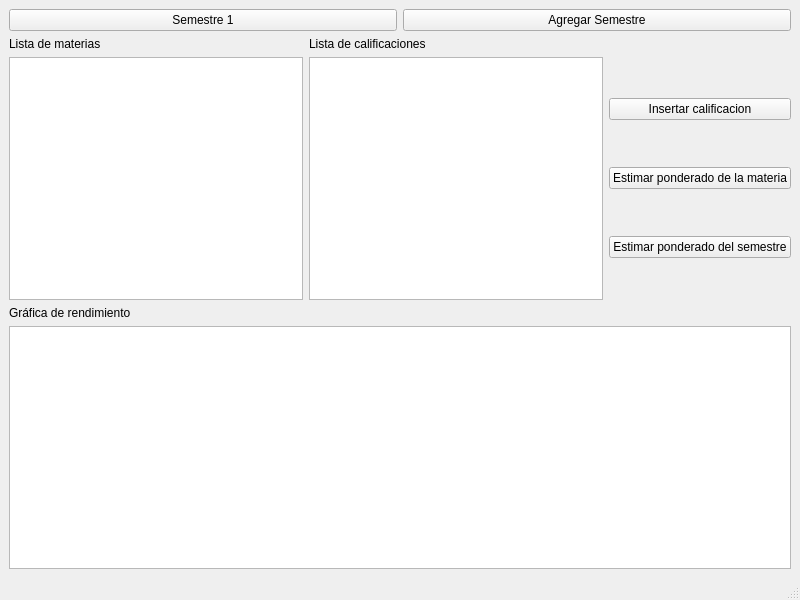
<?xml version="1.0" encoding="UTF-8"?>
<ui version="4.0">
 <class>principal</class>
 <widget class="QMainWindow" name="principal">
  <property name="geometry">
   <rect>
    <x>0</x>
    <y>0</y>
    <width>800</width>
    <height>600</height>
   </rect>
  </property>
  <property name="windowTitle">
   <string>Perfil del estudiante</string>
  </property>
  <widget class="QWidget" name="centralwidget">
   <layout class="QGridLayout" name="gridLayout">
    <item row="0" column="0" colspan="3">
     <layout class="QHBoxLayout" name="horizontalLayout">
      <item>
       <widget class="QPushButton" name="Semestre">
        <property name="text">
         <string>Semestre 1</string>
        </property>
       </widget>
      </item>
      <item>
       <widget class="QPushButton" name="pushButton">
        <property name="text">
         <string>Agregar Semestre</string>
        </property>
       </widget>
      </item>
     </layout>
    </item>
    <item row="1" column="0">
     <widget class="QLabel" name="labelMaterias">
      <property name="text">
       <string>Lista de materias</string>
      </property>
     </widget>
    </item>
    <item row="1" column="1">
     <widget class="QLabel" name="labelCalificaciones">
      <property name="text">
       <string>Lista de calificaciones</string>
      </property>
     </widget>
    </item>
    <item row="2" column="0">
     <widget class="QListView" name="ListaM"/>
    </item>
    <item row="2" column="1">
     <widget class="QListView" name="listaC"/>
    </item>
    <item row="2" column="2">
     <layout class="QVBoxLayout" name="verticalLayout">
      <item>
       <widget class="QPushButton" name="InsertarC">
        <property name="text">
         <string>Insertar calificacion</string>
        </property>
       </widget>
      </item>
      <item>
       <widget class="QPushButton" name="EstimarPonderadoM">
        <property name="text">
         <string>Estimar ponderado de la materia</string>
        </property>
       </widget>
      </item>
      <item>
       <widget class="QPushButton" name="EstimarPonderadoS">
        <property name="text">
         <string>Estimar ponderado del semestre</string>
        </property>
       </widget>
      </item>
     </layout>
    </item>
    <item row="3" column="0">
     <widget class="QLabel" name="label">
      <property name="text">
       <string>Gráfica de rendimiento</string>
      </property>
     </widget>
    </item>
    <item row="4" column="0" colspan="3">
     <widget class="QGraphicsView" name="graphicsView"/>
    </item>
   </layout>
  </widget>
  <widget class="QMenuBar" name="menubar">
   <property name="geometry">
    <rect>
     <x>0</x>
     <y>0</y>
     <width>800</width>
     <height>25</height>
    </rect>
   </property>
  </widget>
  <widget class="QStatusBar" name="statusbar"/>
 </widget>
 <resources/>
 <connections/>
</ui>
